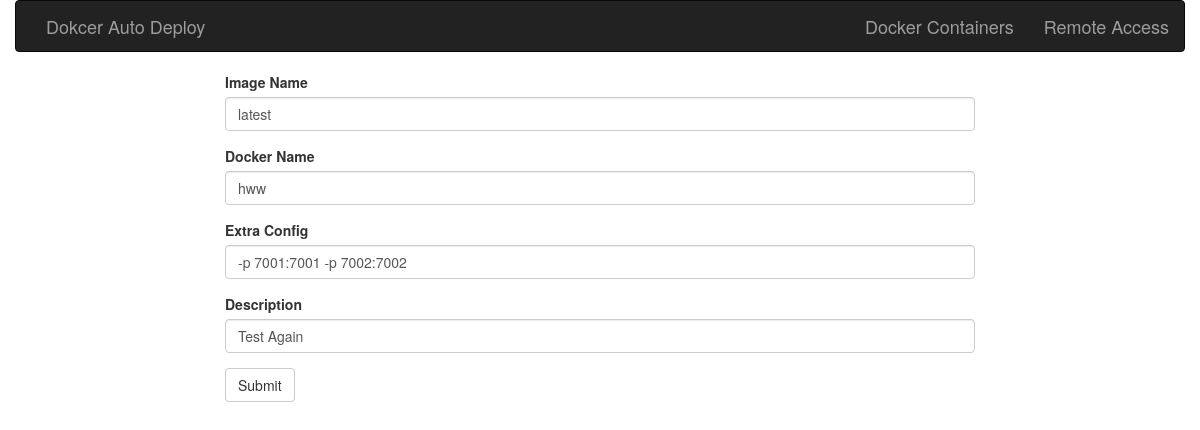
The app's page /change/2/8 with its own data.
### app.py (models this page shows, shortened)
class Version(db.Model):
    __tablename__ = 'version'
    id = db.Column(db.Integer, primary_key=True)
    env_id = db.Column(db.Integer, db.ForeignKey('environments.id'), nullable=False)
    env_version = db.Column(db.String(1024), nullable=False)
    docker_name = db.Column(db.String(1024), nullable=False)
    extra_code = db.Column(db.String(1024), nullable=True)
    value = db.Column(db.String(1024), nullable=True)
    create_time = db.Column(db.Date, default=datetime.date.today(), nullable=True)

### app.py (the view, shortened to what this page needs)
@app.route('/change/<int:env_id>/<int:id>', methods=['GET', 'POST'])
def change_version_list(env_id, id):
    if request.method == 'GET':
        versionlists = Version.query.filter_by(env_id=env_id, id=id).join(Environments,
                                                                          Version.env_id == Environments.id).first_or_404()
        form = VersionListForm()
        form.env_version.data = versionlists.env_version
        form.docker_name.data=versionlists.docker_name
        form.extra_code.data=versionlists.extra_code
        form.value.data = versionlists.value
        return render_template('modify.html', form=form)

### Forms.py
class VersionListForm(FlaskForm):
    env_version = StringField('Image Name', validators=[DataRequired(), Length(1, 64)])
    docker_name=StringField('Docker Name', validators=[DataRequired(), Length(1, 64)])
    extra_code=StringField('Extra Config', validators=[Length(0, 64)])
    value = StringField('Description', validators=[Length(0, 64)])
    submit = SubmitField('Submit')

### templates/modify.html (shortened to what this page needs)
{% extends "base_env.html" %}
{% import "bootstrap/wtf.html" as wtf %}
{% block page_content %}
<div class="row">
    <div class="col-md-8 col-md-offset-2"> {{ wtf.quick_form(form, form_type="horizontal") }} </div>
</div>
{% endblock %}

### records on screen
Version: env_version "latest", docker_name "hww", extra_code "-p 7001:7001 -p 7002:7002", value "Test Again"
